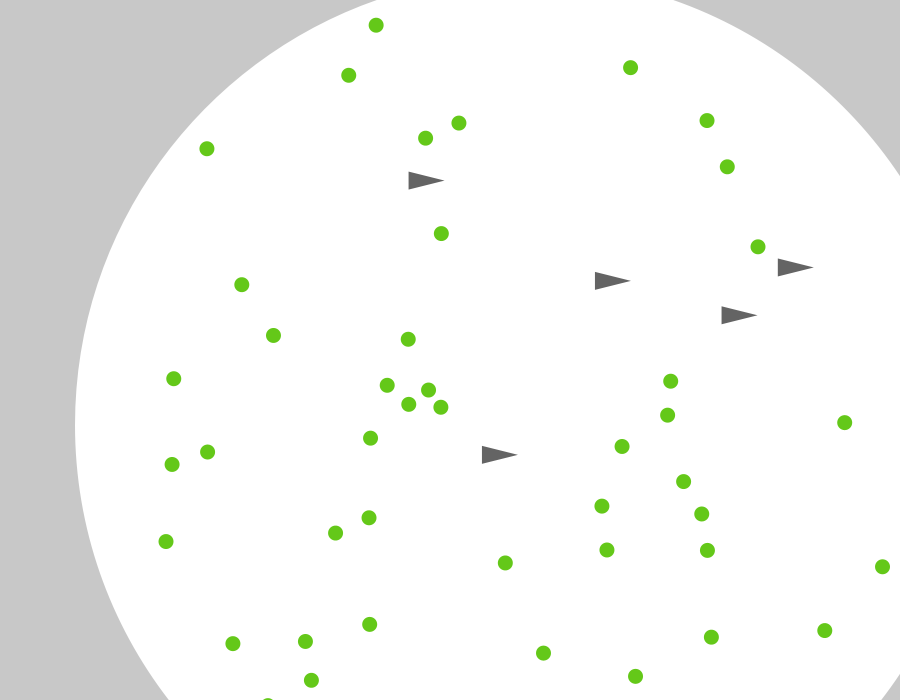
Frame 1 (no input)
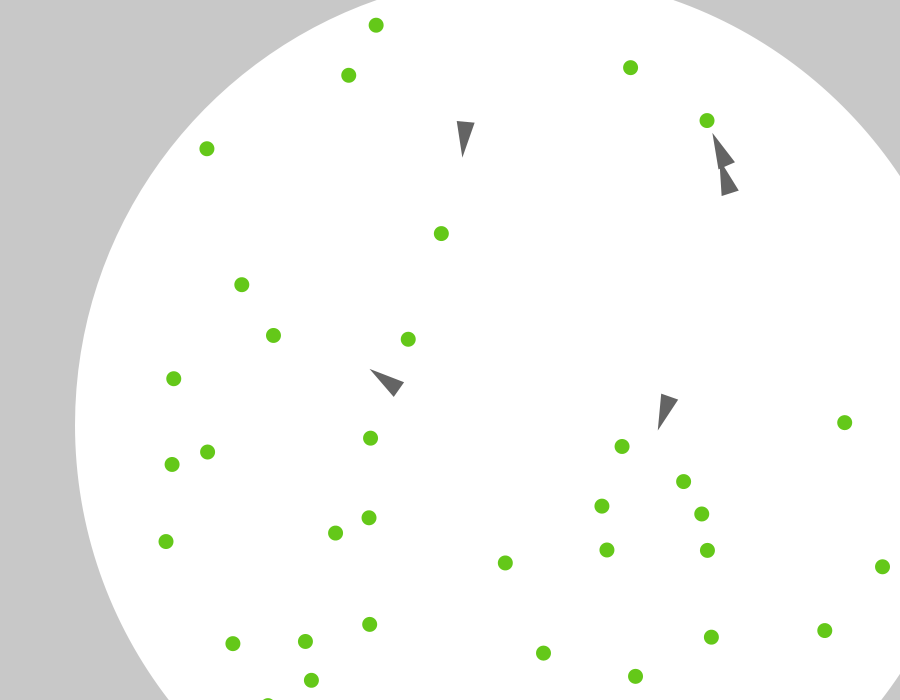
Frame 60 (the mouse pressed at the canvas centre just before this capture)
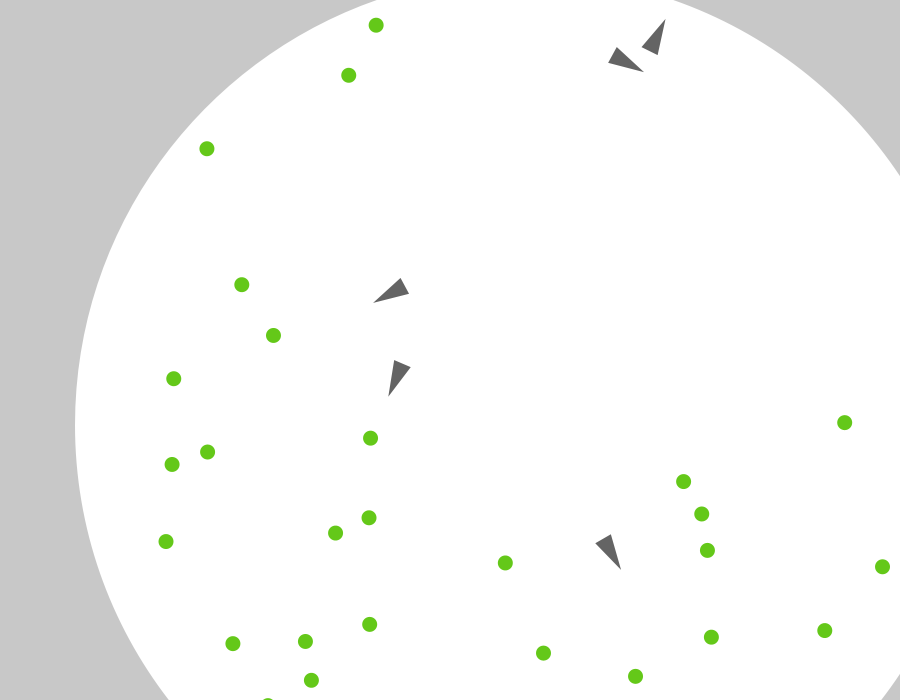
Frame 120 (the mouse held since frame 60 and released just before this capture)

The Processing sketch that drew these frames (run headless with seeded random() and noise(); from frame 60 on, the mouse is pressed at the canvas centre):

// Processing sketch: Petri
// ── Petri.pde

boolean pelletsExtant;
int INF = 999999999;
int currentAgent; 
int population = 0;
PelletPopulation p;
AgentPopulation a;


//zoom function
float scale = 1.5;
float xPan = 400;
float yPan = 300;

void setup () {
  ellipseMode(CENTER);
  size(900, 700);
  pelletsExtant = true;
  a = new AgentPopulation(5);
  p = new PelletPopulation(50);
}


void draw () {
  
  //zoom function
  translate(width/2, height/2);
  scale(scale);
  translate(-xPan, -yPan);
  
  background(200);
  noStroke();
  ellipse(width/2, height/2, 600, 600);
  p.grow();
  p.display();
  p.checkIfExtinct();
  if(pelletsExtant){
    a.seekNearestPellet(p);
    a.display();
    a.update();
  } else {
    a.calculate();
    p = new PelletPopulation(p.size);
    pelletsExtant = true;
  }
}

void mousePressed () {
  println(population);
}

//zoom function
void mouseDragged ()  {
  xPan += (pmouseX - mouseX)/scale;
  yPan += (pmouseY - mouseY)/scale;
}

void mouseWheel (MouseEvent event) {
  float scaleAmt = 1 + (.05 * event.getCount());
  println(scaleAmt);
  scale *= scaleAmt;
}

// ── Agent.pde
class Agent {
  PVector pos, vel, acc, steer;
  PVector seekPoint = new PVector(0, 0);
  float maxSpeed, maxForce, r, senseDist, energyCost;
  int frames, energy;
  boolean arrived, alive, initiated;

  Agent (float _px, float _py, float _ms, float _mf, float _sd) {
    pos = new PVector(_px, _py);
    vel = new PVector(0, 0);
    acc = new PVector(0, 0);
    frames = 0;
    energy = 1;
    maxSpeed = _ms;
    maxForce = _mf;
    senseDist = _sd;
    r = 6;
    population++;
    alive = true;
    arrived = false;
    initiated = false;
    energyCost = (pow(maxSpeed/2, 2) + (senseDist/400))/1.25;
    if (maxSpeed < 0){
     maxSpeed = 0; 
    }
    if (maxForce < 0){
     maxForce = 0; 
    }
    if (senseDist < 0){
     senseDist = 0; 
    }
  }

  void update() {
      frames++;
      addForce(seekNearestPellet(p));
      addForce(avoidEdges().mult(100));
      vel.add(acc);
      vel.limit(maxSpeed);
      pos.add(vel);
      acc.set(0, 0);
    }
  
  void calculate(Agent[] agents) {
    if (energy < energyCost /*&& initiated*/){
      alive = false;
      population--;
    } else if (energy > energyCost * 2){
      if (currentAgent < 200){
        agents[currentAgent] = new Agent(pos.x, pos.y, maxSpeed + random(-0.2, 0.2), maxForce + random(-0.05, 0.05), senseDist + random(-10, 10));
        currentAgent++;
      } else {
        for (int i = 0; i < 200; i++){
          if (!agents[i].alive){
            agents[i] = new Agent(pos.x + random(-50, 50), pos.y + random(-50, 50), maxSpeed + random(-0.2, 0.2), maxForce + random(-0.05, 0.05), senseDist + random(-10, 10));
          }
        }
      }
    }
    energy = 0;
  }

  void display() {
    float theta = vel.heading() + PI/2;
    push();
    fill(maxSpeed * 50, maxForce * 1000, senseDist);
    /* 
     fill(50);
     textSize(20);
     */
    pushMatrix();
    translate(pos.x, pos.y);
    rotate(theta);

    //text("Bruh", 0, 0);

    beginShape();
    vertex(0, -r*2);
    vertex(-r, r * 2 * maxSpeed/2);
    vertex(r, r * 2 * maxSpeed/2);
    endShape(CLOSE);
    popMatrix();
    pop();
  }


  PVector seek(PVector target) {
    PVector desired = PVector.sub(target, pos);
    desired.setMag(maxSpeed);

    PVector steer = PVector.sub(desired, vel);
    steer.limit(maxForce);
    return steer;
  }

  void edgeLoop() {
    if (pos.x > width) {
      pos.x = 0;
    } else if (pos.x < 0) {
      pos.x = width - 10;
    } else if (pos.y > height) {
      pos.y = 0;
    } else if (pos.y < 0) {
      pos.y = height - 10;
    }
  }

  void addForce(PVector force) {
    // I could add mass here if I want A = F / M
    acc.add(force);
  }

  PVector seek(float _t1, float _t2) {
    PVector target = new PVector(_t1, _t2);
    return seek(target);
  }
  
  PVector wander(){
    if (frames >= 60){
      seekPoint.set(random(-1000000f, 1000000f), random(-1000000f, 1000000f));
      frames = 0;
    }
    return seek(seekPoint);
  }

  PVector seekNearestPellet(PelletPopulation p) {
    initiated = true;
    PVector nearestPellet = new PVector(INF, INF);
    
    if(dist(pos.x, pos.y, mouseX, mouseY) < 20){
      println("[" + maxSpeed + "][" + maxForce + "][" + senseDist + "][" + energyCost + "]");
      println(maxSpeed * 50, maxForce * 1000, senseDist);
    }
    
    for (int i = 0; i < p.size; i++) {
      
      if ((PVector.dist(p.pellets[i].pos, pos) < PVector.dist(nearestPellet, pos)) && p.pellets[i].eaten == false && PVector.dist(p.pellets[i].pos, pos) < senseDist) {
        nearestPellet = p.pellets[i].pos;
      }
      
      if (PVector.dist(p.pellets[i].pos, pos) < 15) {
        
        if(!p.pellets[i].eaten){
          p.pellets[i].eaten = true;
          energy++;
        }
        
      }
      
    }
    
    if (nearestPellet.x == INF) {
      return wander();
    }
    
    return seek(nearestPellet);
  }
  
  PVector avoidEdges(){
    if(dist(pos.x, pos.y, width/2, height/2) > 290){
       return seek(width/2, height/2);
    }
    return new PVector(0, 0);
  }
}

// ── AgentPopulation.pde
class AgentPopulation {
  int startingSize;
  Agent[] agents;
  AgentPopulation(int s_){
    currentAgent = 0;
    startingSize = s_;
    agents = new Agent[200];
    for(int i = 0; i < startingSize; i++){
      if (currentAgent < 100){
        agents[currentAgent] = new Agent(width/2 + random(-200, 200), height/2 + random(-200, 200), 2, .1, 100);
        currentAgent++;
      } else {
        currentAgent = 0;
        agents[currentAgent] = new Agent(width/2 + random(-200, 200), height/2 + random(-200, 200), 2, .1, 100);
      }
    }
  }
  
  void seekNearestPellet(PelletPopulation p){
    for(int i = 0; i < currentAgent ; i++){
      agents[i].seekNearestPellet(p);
    }
  }
  
  void display(){
    for(int i = 0; i < currentAgent ; i++){
      if(agents[i].alive){
        agents[i].display();
      }
    }
  }
  
  void update(){
    for(int i = 0; i < currentAgent ; i++){
      if(agents[i].alive){
        agents[i].update();
      }
    }
  }
  
  void calculate(){
    for(int i = 0; i < currentAgent ; i++){
      if(agents[i].alive){
        agents[i].calculate(agents);
      }
    }
  }
}

// ── Pellet.pde
class Pellet {
  PVector pos;
  boolean eaten, e;

  Pellet () {
    e = true;
    eaten = false;
    pos = new PVector(0, 0);
  }
  
  //Initializes pellet in a random location
  void spawn() {
    while (e == true) {
      pos.x = random(150, 750);
      pos.y = random(50, 650);
      //Ensures pellet falls within the petri dish
      if(pow((pos.x - width/2), 2) + pow((pos.y - height/2), 2) < pow(290, 2)){
        e = false; 
      }
    }
  }
  
  void display() {
    push();
    fill(100, 200, 25);
    ellipse(pos.x, pos.y, 10, 10);
    pop();
  }
}

// ── PelletPopulation.pde
class PelletPopulation { 
  int size, timer;
  boolean extinct;
  Pellet[] pellets;
  PelletPopulation(int s_) {
    size = s_;
    pellets = new Pellet[size];
    for (int i = 0; i < size; i++) {
      pellets[i] = new Pellet();
    }
    
    extinct = false;
  }

  void grow() {
    for (int i = 0; i < size; i++) {
      pellets[i].spawn();
    }
  }

  void display() {
    for (int i = 0; i < size; i++) {
      if (!pellets[i].eaten) {
        pellets[i].display();
      }
    }
  }

  void checkIfExtinct() {
    /*
    boolean e  = true;
    for (int i = 0; i < size; i++) {
      if (!pellets[i].eaten) {
        e = false;
      }
    }
    if (e) {
      extinct = true;
      pelletsExtant = !extinct;
    }
    */
    timer++;
    if(timer > 600){
      pelletsExtant = false;
      timer = 0;
    }
  }
}
